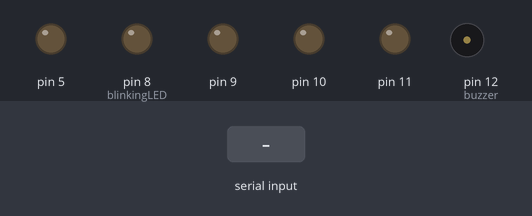
The sketch below on a simulated Arduino Uno, built with avr-gcc and run on an emulated ATmega328P. On the bench: output pins drawn as LEDs (lit = HIGH), buzzer (waves = sounding). The inputs (shaded band) are chosen by the test bench.

Above: at 16.4 s.
16.5 s: "90,45,200\n" received over Serial
At 17.1 s:
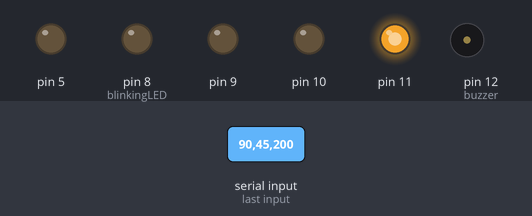
18.0 s: "30,150,10\n" received over Serial
At 19.4 s:
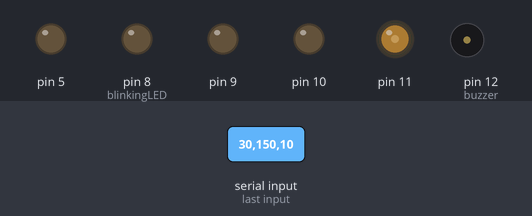
21.0 s: "5\n" received over Serial
At 22.0 s:
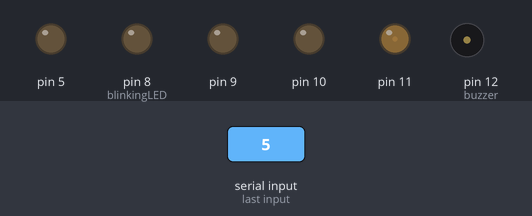
22.5 s: "200\n" received over Serial
At 23.4 s:
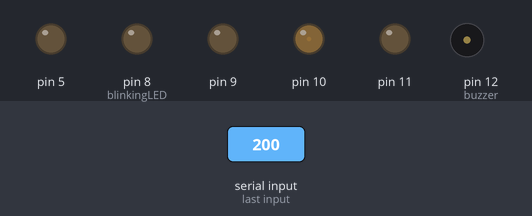
24.0 s: "90,45\n" received over Serial
At 25.7 s:
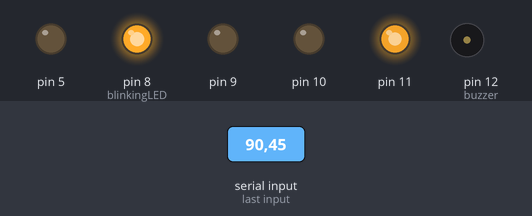
27.0 s: "30,150\n" received over Serial
At 28.4 s:
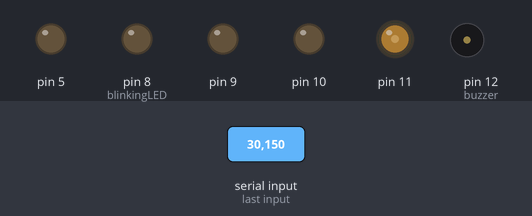
Timing chart, 0 to 29.5 s (numbered marks = the images above; inputs shaded):
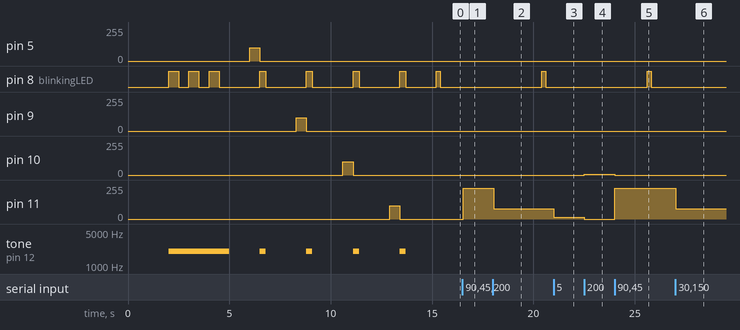

The sketch:

Drone_flight_controller.ino
```cpp
String received, Values;
unsigned long convertedValue;
int motor1 = 5;
int motor2 = 9;
int motor3 = 10;
int motor4 = 11;
int motorSpeed1, motorSpeed2, motorSpeed3, motorSpeed4;
int blinkingLED = 8;
int buzzer = 12;

class Flasher
{
  int ledPin;
  long onTime;
  long offTime;

  int ledState;
  unsigned long previousMillis;
  public:
  Flasher(int pin, long on, long off)
  {
    ledPin = pin;
    pinMode(ledPin, OUTPUT);

    onTime = on;
    offTime = off;
    ledState = LOW;
    previousMillis = 0;
  }
  void Update()
  {
    unsigned long currentMillis = millis();
    if((ledState == HIGH) && (currentMillis - previousMillis >= onTime))
    {
      ledState = LOW;
      previousMillis = currentMillis;
      digitalWrite(ledPin, ledState);
    }
    else if ((ledState == LOW) && (currentMillis - previousMillis >= offTime))
    {
      ledState = HIGH;
      previousMillis = currentMillis;
      digitalWrite(ledPin, ledState);
    }
  }
};


Flasher flash(blinkingLED, 200, 5000);
void setup() {
  Serial.begin(9600);
  Initialize();
  testMotors();
}

void loop() {
  flash.Update();
  receiveValues();
  convertToInt();
  splitInt(convertedValue, 8);
  reMapSpeeds(0, 254);
  writeSpeeds(motor1, motor2, motor3, motor4);
}
void receiveValues()
{
  while(Serial.available())
  {
    delay(3);
    char data = Serial.read();
    received += data;
  }
  if(received.length() > 0)
  {
    Values = received;
    received = "";
  }
}

void convertToInt()
{
  convertedValue = Values.toInt();
}
void splitInt(unsigned long num, int Length)
{
  long first, second, third, fourth, fifth, sixth, seventh, eight;
  first = long(num / long(pow(10, Length - 1)));
  second = long(num / long(pow(10, Length - 2)));
  second = second - (long(second / 10) * 10);
  third = long(num / long(pow(10, Length - 3)));
  third = third - (long(third / 10) * 10);
  fourth = long(num / long(pow(10, Length - 4)));
  fourth = fourth - (long(fourth / 10) * 10);
  fifth = long(num / long(pow(10, Length - 5)));
  fifth = fifth - (long(fifth / 10) * 10);
  sixth = long(num / long(pow(10, Length - 6)));
  sixth = sixth - (long(sixth / 10) * 10);
  seventh = long(num / long(pow(10, Length - 7)));
  seventh = seventh - (long(seventh / 10) * 10);
  eight = num - (long(num / 10) * 10);
  motorSpeed1 = (first * 10) + second;
  motorSpeed2 = (third * 10) + fourth;
  motorSpeed3 = (fifth * 10) + sixth;
  motorSpeed4 = (seventh * 10) + eight;
}
void reMapSpeeds(int Min, int Max)
{
  motorSpeed1 = map(motorSpeed1, 0, 99, Min, Max);
  motorSpeed2 = map(motorSpeed2, 0, 99, Min, Max);
  motorSpeed3 = map(motorSpeed3, 0, 99, Min, Max);
  motorSpeed4 = map(motorSpeed4, 0, 99, Min, Max);
}
void writeSpeeds(int m1, int m2, int m3, int m4)
{
  pinMode(m1, OUTPUT);
  pinMode(m2, OUTPUT);
  pinMode(m3, OUTPUT);
  pinMode(m4, OUTPUT);
  analogWrite(m1, motorSpeed1);
  analogWrite(m2, motorSpeed2);
  analogWrite(m3, motorSpeed3);
  analogWrite(m4, motorSpeed4);
}
void Initialize()
{
  delay(2000);
  pinMode(buzzer, OUTPUT);
  tone(buzzer, 2000);
  for(int i = 0; i < 3; i+=1)
  {
    digitalWrite(blinkingLED, 1);
    delay(500);
    digitalWrite(blinkingLED, 0);
    delay(500);
  }
  noTone(buzzer);
}
void testMotors()
{
  delay(1000);
  runnMotor(motor1);
  beep();
  runnMotor(motor2);
  beep();
  runnMotor(motor3);
  beep();
  runnMotor(motor4);
  beep();
}
void beep()
{
  pinMode(blinkingLED, OUTPUT);
  digitalWrite(blinkingLED, 1);
  tone(buzzer, 2000);
  delay(300);
  noTone(buzzer);
  digitalWrite(blinkingLED, 0);
  delay(1500);
}
void runnMotor(int motor)
{
  analogWrite(motor, 100);
  delay(500);
  analogWrite(motor, 0);
}
```

Measured:
- after the input at 16.5 s, pin 11: 0/255 → 230/255 at once
- after the input at 18.0 s, pin 11: 230/255 → 76/255 at once
- after the input at 21.0 s, pin 11: 76/255 → 12/255 at once
- after the input at 22.5 s, pin 10: 0/255 → 5/255 at once; pin 11: 12/255 → 0/255 at once
- after the input at 24.0 s, pin 10: 5/255 → 0/255 at once; pin 11: 0/255 → 230/255 at once
- after the input at 27.0 s, pin 11: 230/255 → 76/255 at once
